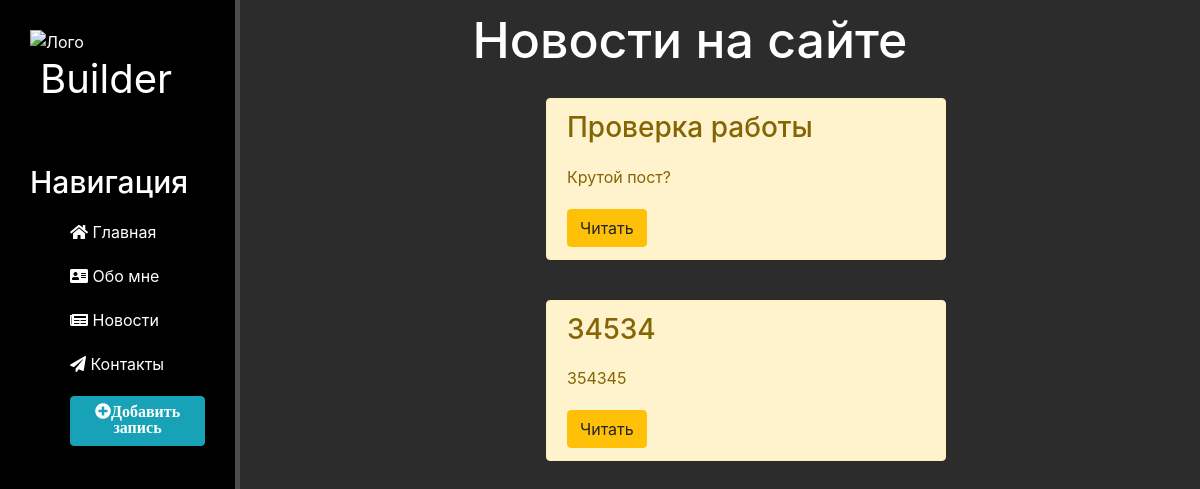
Page /news/ on the committed database.
### news/models.py (models this page shows, shortened)
class Articles(models.Model):
    title = models.CharField('Название', max_length=50)
    anons = models.CharField('Анонс', max_length=250)
    full_text = models.TextField('Текст статьи')
    date = models.DateTimeField('Дата публикации')
    class Meta:
        verbose_name = 'Новость'
        verbose_name_plural = 'Новости'

### news/views.py (the view)
# urls.py: path('', views.news_home, name='news_home'),
def news_home(request):
    news = Articles.objects.order_by('-date')
    return render(request, 'news/news_home.html', {'news': news})

### news/templates/news/news_home.html (shortened to what this page needs)
{% extends 'main/layout.html' %}
{% block content %}
   <div class="features">
       <h1>Новости на сайте</h1>
       {% if news %}
            {% for new in news %}
                <div class="alert alert-warning">
                    <h3>{{ new.title }}</h3>
                    <p>{{ new.anons }}</p>
                    <a href="{% url 'news-detail' el.id %}" class="btn btn-warning">Читать</a>
                </div>
            {% endfor %}
       {% else %}
            <p>Нет записей!</p>
       {% endif %}
   </div>
{% endblock %}

### main/static/main/css/main.css (style rules this page uses)
body { background: #2c2c2c; }
main .features { float: left; color: #fff; margin-top: 10px; text-align: center; width: 75%; }
main .features h1 { font-size: 50px; }
main .features p { max-width: 400px; margin: 20px auto; }
.alert-warning { float: left; clear: both; width: 400px; margin: 20px 34%; text-align: left; }

### rows in the picture
Articles: title "Проверка работы", anons "Крутой пост?"
Articles: title "34534", anons "354345"
